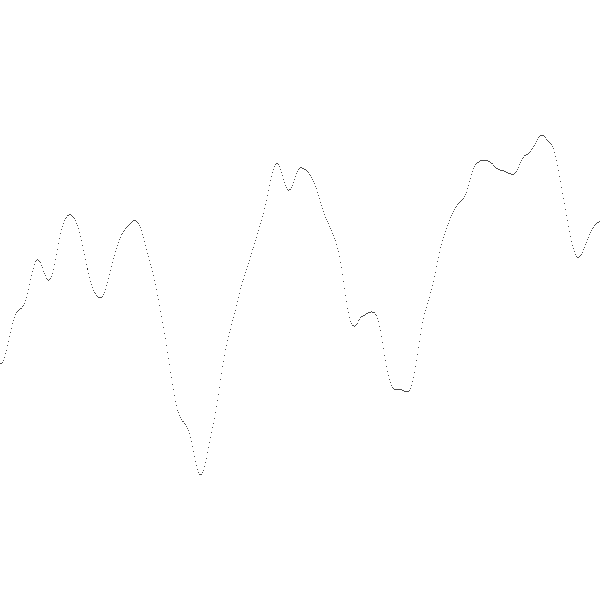
Frame 1 (no input)
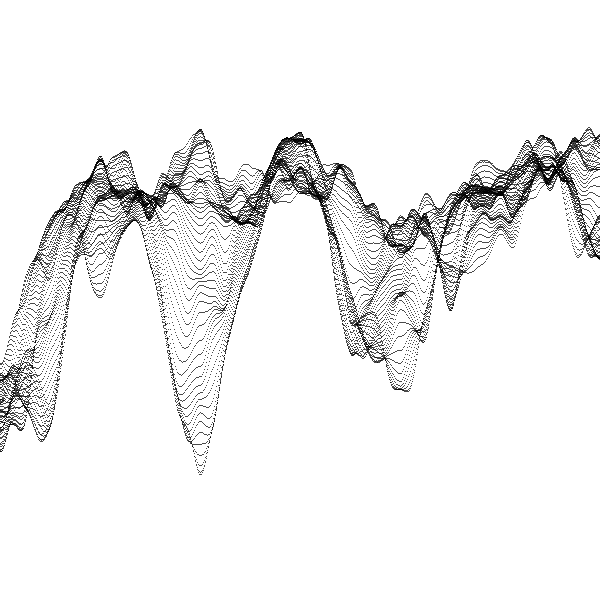
Frame 60 (the mouse pressed at the canvas centre just before this capture)
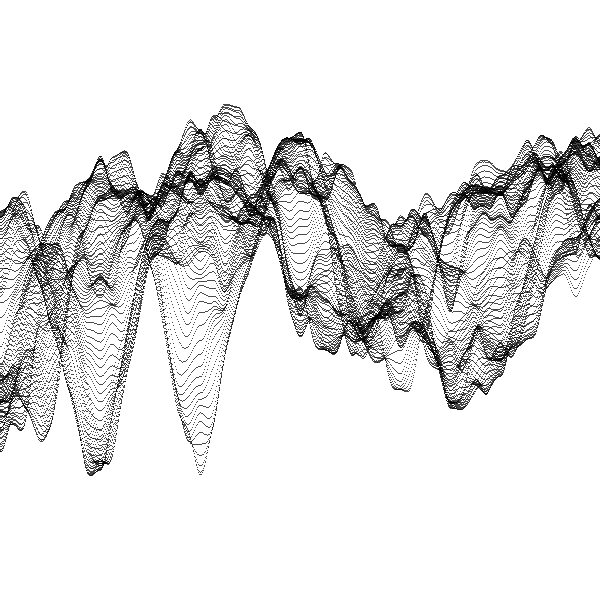
Frame 120 (the mouse held since frame 60 and released just before this capture)

The Processing sketch that drew these frames (run headless with seeded random() and noise(); from frame 60 on, the mouse is pressed at the canvas centre):

// Processing sketch: noise_b
// ── noise_b.pde
float time = 0;

void setup() {
  size(600, 600);
  color(9, 8, 9);
  background(255);
}

void draw() {


  float x = 0;

  while (x < width) {
    point(x, height * noise(x / 100, time));
    x = x + 1;
  }

  time = time + 0.02;
}
